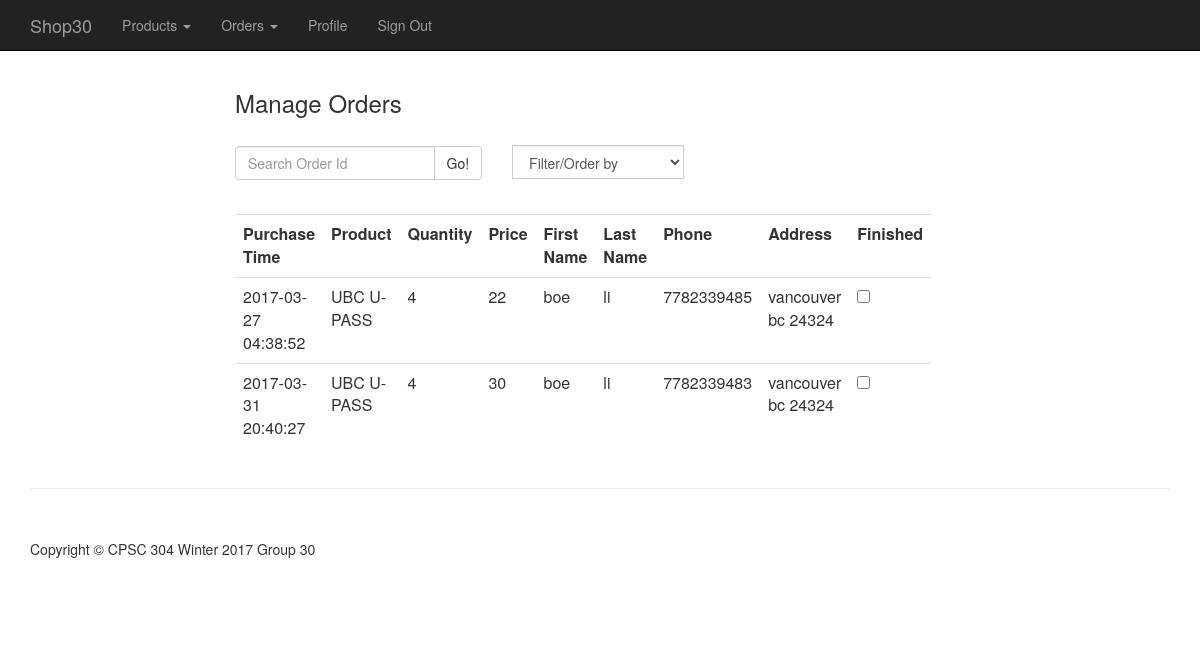
Screenshot of /frontend/php/orderReceived.php (signed in) with the database file from the repository.
### tables this page shows
CREATE TABLE `Orders` (
  `OrderId` int(11) NOT NULL,
  `BuyerId` int(11) DEFAULT NULL,
  `ShopName` char(15) DEFAULT NULL,
  `ProductId` int(11) NOT NULL,
  `Quantity` int(11) NOT NULL,
  `Price` float NOT NULL,
  `Type` tinyint(1) DEFAULT NULL,
  `OrderStatus` tinyint(1) DEFAULT NULL,
  `TIMESTAMP` timestamp NOT NULL DEFAULT CURRENT_TIMESTAMP ON UPDATE CURRENT_TIMESTAMP,
  `CardId` int(11) DEFAULT NULL
);

CREATE TABLE `Products` (
  `ProductId` int(11) NOT NULL,
  `ProductName` char(50) NOT NULL,
  `ProductDescription` char(100) DEFAULT NULL
);

CREATE TABLE `Person` (
  `PersonId` int(11) NOT NULL,
  `Phone` bigint(10) NOT NULL,
  `Password` varchar(50) NOT NULL,
  `Address` varchar(50) NOT NULL,
  `FirstName` varchar(15) NOT NULL,
  `LastName` varchar(15) NOT NULL,
  `Email` varchar(50) NOT NULL,
  `TimeStamp` timestamp NOT NULL DEFAULT CURRENT_TIMESTAMP ON UPDATE CURRENT_TIMESTAMP
);

### backend/core.inc.php (called while the page is built, shortened)
<?php
function getPersonId(){
	return $_SESSION['PersonId'];
}
?>

### frontend/php/parts/orderReceivedBody.php (the view, shortened to what this page needs)
<div class="container">
<div class="col-md-7 col-md-offset-2">
  <h3>Manage Orders</h3>
  <br>
  <div class="row">
  <form action = "../php/orderReceived.php" method = "get">
  <div class="col-sm-5">
    <div class="input-group">
      <input  type="text" class="form-control" name="OrderId" placeholder="Search Order Id">
      <span class="input-group-btn">
        <button class="btn btn-default" type="submit">Go!</button>
      </span>
    </div>
  </div>
  </form>
  <form action = "../php/orderReceived.php" method = "get" id="report_filter">
  <div class="col-sm-5">
    <div class="input-group">
      <select name="filter" class="form-control" onchange="document.getElementById('report_filter').submit();"
      style="bottom: 15px;">
        <option value="0">Filter/Order by</option>
      </select>
    </div>
  </div>
</form>
</div>
<br>
<table class="table table-hover">
  <tr>
  <th> Purchase Time</th>
  <th> Product </th>
  <th> Quantity </th>
  <th> Price </th>
  <th> First Name </th>
	<th> Last Name </th>
	<th> Phone </th>
	<th> Address </th>
	<th> Finished </th>
  </tr>
<?php
    $PersonId = getPersonId();
    $sql0 = "SELECT ShopName FROM Retailers WHERE PersonId=$PersonId";
    $result0=mysqli_query($con,$sql0);
    $row0=mysqli_fetch_array($result0, MYSQLI_ASSOC);
    $ShopName = $row0["ShopName"];
    $sql="SELECT o.OrderId, p.FirstName,p.LastName,p.Phone,p.Address,pd.ProductName,o.Quantity,o.Price,o.OrderStatus,o.TIMESTAMP
          FROM Orders o, Person p, Products pd
          WHERE o.BuyerId = p.PersonId AND o.ShopName LIKE '$ShopName' AND pd.ProductId = o.ProductId
	        GROUP BY o.OrderId, o.OrderStatus";
if ($result=mysqli_query($con,$sql))
  {
  while ($row=mysqli_fetch_array($result, MYSQLI_ASSOC)) {
  echo ("
    <td>$row[TIMESTAMP] </td>
    <td>$row[ProductName] </td>
    <td>$row[Quantity] </td>
    <td>$row[Price] </td>
    <td>$row[FirstName] </td>
    <td>$row[LastName] </td>
  	<td>$row[Phone] </td>
  	<td>$row[Address] </td>
	");
  echo "<td>";
    echo "<form action='orderReceived.php' method='post'>";
      echo "<input type='checkbox' name='isFinished' onChange='this.form.submit()' ";
      if ($row['OrderStatus']) {echo "disabled='disabled' checked";}
      echo ">";
    echo "</form>";
  echo "</td>";
}
}
 ?>
 </table>
 </div>
 </div>

### frontend/css/shop-item.css (style rules this page uses)
body { padding-top: 70px; }

### rows the page displays
orders: TIMESTAMP "2017-03-27 04:38:52", ProductId.ProductName "UBC U-PASS", Quantity "4", Price "22", BuyerId.FirstName "boe", BuyerId.LastName "li", BuyerId.Phone "7782339485", BuyerId.Address "vancouver bc 24324"
orders: TIMESTAMP "2017-03-31 20:40:27", ProductId.ProductName "UBC U-PASS", Quantity "4", Price "30", BuyerId.FirstName "boe", BuyerId.LastName "li", BuyerId.Phone "7782339483", BuyerId.Address "vancouver bc 24324"

### other values shown
$title "Shop30"
